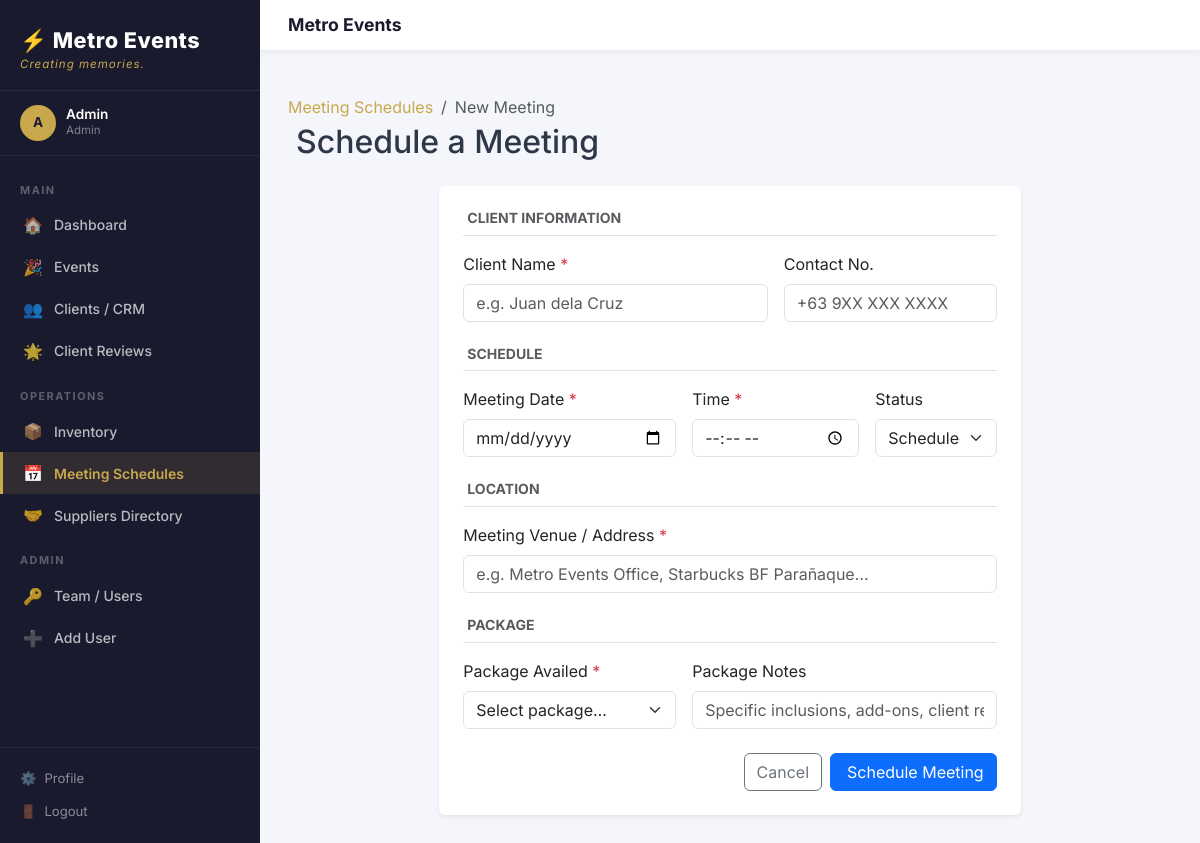
Page /meetings/new (signed in) on the committed database.
### models/user.py (models this page shows, shortened)
class User(UserMixin, db.Model):
    __tablename__ = "users"
    id = db.Column(db.Integer, primary_key=True)
    name = db.Column(db.String(100), nullable=False)
    email = db.Column(db.String(150), unique=True, nullable=False, index=True)
    password_hash = db.Column(db.String(256), nullable=False)
    role = db.Column(
        db.Enum("admin", "coordinator", "designer", "warehouse", "client",
                name="user_roles"),
        nullable=False,
        default="coordinator"
    )
    phone = db.Column(db.String(30))
    avatar_url = db.Column(db.String(300))
    is_active = db.Column(db.Boolean, default=True)
    created_at = db.Column(db.DateTime, default=datetime.utcnow)
    last_login = db.Column(db.DateTime)
    tasks = db.relationship("Task", back_populates="assigned_user",
                            foreign_keys="Task.assigned_to", lazy="dynamic")
    @property
    def is_admin(self) -> bool:
        return self.role == "admin"

### routes/meetings.py (the view, shortened to what this page needs)
@meetings_bp.route("/new", methods=["GET", "POST"])
@login_required
def new():
    try:
        from models.event import Event
        events = Event.query.order_by(Event.id.desc()).all()
    except Exception:
        events = []
    return render_template(
        "meetings/form.html",
        meeting=None,
        packages=PACKAGES,
        status_options=STATUS_OPTIONS,
        events=events,
    )

### models/user.py (called while the page is built)
@login_manager.user_loader
def load_user(user_id: str):
    return db.session.get(User, int(user_id))

### templates/meetings/form.html (shortened to what this page needs)
{% extends "base.html" %}
{% block content %}
<div class="page-header mb-4">
  <nav aria-label="breadcrumb">
    <ol class="breadcrumb mb-1">
      <li class="breadcrumb-item"><a href="{{ url_for('meetings.index') }}">Meeting Schedules</a></li>
      <li class="breadcrumb-item active">
        {% if meeting %}Edit — {{ meeting.client_name }}{% else %}New Meeting{% endif %}
      </li>
    </ol>
  </nav>
  <h2 class="mb-0">
    {% if meeting %}Edit Meeting{% else %}Schedule a Meeting{% endif %}
  </h2>
</div>
<div class="row justify-content-center">
  <div class="col-12 col-lg-8">
    <div class="card border-0 shadow-sm">
      <div class="card-body p-4">
        <form method="POST"
              action="{% if meeting %}{{ url_for('meetings.edit', meeting_id=meeting.id) }}{% else %}{{ url_for('meetings.new') }}{% endif %}">
          <h6 class="text-uppercase text-muted small fw-bold mb-3 border-bottom pb-2">
            Client Information
          </h6>
          <div class="row g-3 mb-4">
            <div class="col-12 col-md-7">
              <label class="form-label">Client Name <span class="text-danger">*</span></label>
              <input type="text" name="client_name" class="form-control"
                     value="{{ meeting.client_name if meeting else '' }}"
                     placeholder="e.g. Juan dela Cruz" required>
            </div>
            <div class="col-12 col-md-5">
              <label class="form-label">Contact No.</label>
              <input type="text" name="contact_no" class="form-control"
                     value="{{ meeting.contact_no if meeting else '' }}"
                     placeholder="+63 9XX XXX XXXX">
            </div>
          </div>
          <h6 class="text-uppercase text-muted small fw-bold mb-3 border-bottom pb-2">
            Schedule
          </h6>
          <div class="row g-3 mb-4">
            <div class="col-12 col-md-5">
              <label class="form-label">Meeting Date <span class="text-danger">*</span></label>
              <input type="date" name="meeting_date" class="form-control"
                     value="{{ meeting.meeting_date.strftime('%Y-%m-%d') if meeting and meeting.meeting_date else '' }}"
                     required>
            </div>
            <div class="col-12 col-md-4">
              <label class="form-label">Time <span class="text-danger">*</span></label>
              <input type="time" name="meeting_time" class="form-control"
                     value="{{ meeting.meeting_time.strftime('%H:%M') if meeting and meeting.meeting_time else '' }}"
                     required>
            </div>
            <div class="col-12 col-md-3">
              <label class="form-label">Status</label>
              <select name="status" class="form-select">
                {% for s in status_options %}
                <option value="{{ s }}"
                  {% if meeting and meeting.status == s %}selected{% elif not meeting and s == 'scheduled' %}selected{% endif %}>
                  {{ s | replace('_', ' ') | title }}
                </option>
                {% endfor %}
              </select>
            </div>
          </div>
          <h6 class="text-uppercase text-muted small fw-bold mb-3 border-bottom pb-2">
            Location
          </h6>
          <div class="mb-4">
            <label class="form-label">Meeting Venue / Address <span class="text-danger">*</span></label>
            <input type="text" name="location" class="form-control"
                   value="{{ meeting.location if meeting else '' }}"
                   placeholder="e.g. Metro Events Office, Starbucks BF Parañaque…" required>
          </div>
          <h6 class="text-uppercase text-muted small fw-bold mb-3 border-bottom pb-2">
            Package
          </h6>
          <div class="row g-3 mb-4">
            <div class="col-12 col-md-5">
              <label class="form-label">Package Availed <span class="text-danger">*</span></label>
              <select name="package_availed" class="form-select" required>
                <option value="" disabled {% if not meeting %}selected{% endif %}>Select package…</option>
              </select>
            </div>
            <div class="col-12 col-md-7">
              <label class="form-label">Package Notes</label>
              <input type="text" name="package_notes" class="form-control"
                     value="{{ meeting.package_notes if meeting else '' }}"
                     placeholder="Specific inclusions, add-ons, client requests…">
            </div>
          </div>
          <div class="d-flex gap-2 justify-content-end">
            <a href="{{ url_for('meetings.index') }}" class="btn btn-outline-secondary">
              Cancel
            </a>
            <button type="submit" class="btn btn-primary">
              {% if meeting %}Save Changes{% else %}Schedule Meeting{% endif %}
            </button>
          </div>
        </form>
      </div>
    </div>
  </div>
</div>
{% endblock %}

### templates/base.html (shortened to what this page needs)
<!DOCTYPE html>
<html lang="en">
<head>
  <link rel="stylesheet" href="https://cdn.jsdelivr.net/npm/bootstrap@5.3.2/dist/css/bootstrap.min.css" />
  <link rel="stylesheet" href="https://cdnjs.cloudflare.com/ajax/libs/font-awesome/6.4.2/css/all.min.css" />
  <link rel="stylesheet" href="{{ url_for('static', filename='css/metro.css') }}" />
</head>
<body>
{% if current_user.is_authenticated %}
<div class="me-layout">
  <aside class="me-sidebar">
    <div class="me-sidebar-logo">
      <div class="brand-name">⚡ {{ APP_NAME }}</div>
      <div class="brand-tag">{{ APP_TAGLINE }}</div>
    </div>
    <div class="me-sidebar-user">
      <div class="me-avatar">{{ current_user.name[0]|upper }}</div>
      <div>
        <div class="user-name">{{ current_user.name }}</div>
        <div class="user-role">{{ current_user.role|title }}</div>
      </div>
    </div>
    <nav class="me-nav">
      {% if current_user.role == 'client' %}
        <div class="me-nav-section">Portal</div>
        <a href="{{ url_for('public.index') }}">
          <span class="nav-icon">🌐</span> Back to Website
        </a>
      {% else %}
        <div class="me-nav-section">Main</div>
        <a href="{{ url_for('dashboard.index') }}" class="{{ 'active' if request.endpoint == 'dashboard.index' }}">
          <span class="nav-icon">🏠</span> Dashboard
        </a>
        <a href="{{ url_for('events.list_events') }}" class="{{ 'active' if request.blueprint == 'events' }}">
          <span class="nav-icon">🎉</span> Events
        </a>
        <a href="{{ url_for('clients.list_clients') }}" class="{{ 'active' if request.blueprint == 'clients' }}">
          <span class="nav-icon">👥</span> Clients / CRM
        </a>
        <a href="{{ url_for('dashboard.manage_reviews') }}" class="{{ 'active' if request.endpoint == 'dashboard.manage_reviews' }}">
          <span class="nav-icon">🌟</span> Client Reviews
        </a>
        <div class="me-nav-section">Operations</div>
        <a href="{{ url_for('inventory.list_items') }}" class="{{ 'active' if request.blueprint == 'inventory' }}">
          <span class="nav-icon">📦</span> Inventory
        </a>
        <a href="{{ url_for('meetings.index') }}" class="{{ 'active' if request.blueprint == 'meetings' }}">
          <span class="nav-icon">📅</span> Meeting Schedules
        </a>
        <a href="{{ url_for('suppliers.list_suppliers') }}" class="{{ 'active' if request.blueprint == 'suppliers' }}">
          <span class="nav-icon">🤝</span> Suppliers Directory
        </a>
        {% if current_user.is_admin %}
        <div class="me-nav-section">Admin</div>
        <a href="{{ url_for('auth.users_list') }}" class="{{ 'active' if request.endpoint == 'auth.users_list' }}">
          <span class="nav-icon">🔑</span> Team / Users
        </a>
        <a href="{{ url_for('auth.register') }}" class="{{ 'active' if request.endpoint == 'auth.register' }}">
          <span class="nav-icon">➕</span> Add User
        </a>
        {% endif %}
      {% endif %}
    </nav>
    <div class="me-sidebar-footer">
      <a href="{{ url_for('auth.profile') }}" class="{{ 'active' if request.endpoint == 'auth.profile' }}"><span>⚙️</span> Profile</a>
      <a href="{{ url_for('auth.logout') }}"><span>🚪</span> Logout</a>
    </div>
  </aside>
  <div class="me-main">
    <header class="me-topbar">
      <div class="d-flex align-items-center gap-3">
        <div>
          <div class="page-title">{% block page_title %}{{ APP_NAME }}{% endblock %}</div>
        </div>
      </div>
    </header>
    <div class="px-4 pt-3">
    </div>
    <main class="me-content">
      {% block content %}{% endblock %}
    </main>
  </div>
</div>
{% else %}
  {% block auth_content %}{% endblock %}
{% endif %}
</body>
</html>

### static/css/metro.css (style rules this page uses)
:root { --me-gold: #C9A84C; --me-gold-light: #E8C97A; --me-dark: #1A1A2E; --me-dark2: #16213E; --me-dark3: #0F3460; --me-sidebar-w: 260px; --me-radius: 10px; --me-shadow: 0 4px 20px rgba(0,0,0,.12); --me-transition: all .22s ease; }
*, *::before, *::after { box-sizing: border-box; }
body { font-family: 'Inter', 'Segoe UI', system-ui, sans-serif; background: #F4F6FB; color: #2D3748; margin: 0; min-height: 100vh; }
a { color: var(--me-gold); text-decoration: none; }
.me-layout { display: flex; min-height: 100vh; }
.me-sidebar { width: var(--me-sidebar-w); background: var(--me-dark); display: flex; flex-direction: column; position: fixed; top: 0; left: 0; bottom: 0; z-index: 1040; transition: var(--me-transition); overflow-y: auto; overflow-x: hidden; }
.me-sidebar-logo { padding: 24px 20px 16px; border-bottom: 1px solid rgba(255,255,255,.08); }
.me-sidebar-logo .brand-name { font-size: 1.35rem; font-weight: 800; color: #fff; letter-spacing: .5px; }
.me-sidebar-logo .brand-tag { font-size: .72rem; color: var(--me-gold); font-style: italic; letter-spacing: 1px; }
.me-sidebar-user { padding: 14px 20px; display: flex; align-items: center; gap: 10px; border-bottom: 1px solid rgba(255,255,255,.06); }
.me-avatar { width: 36px; height: 36px; border-radius: 50%; background: var(--me-gold); color: var(--me-dark); display: flex; align-items: center; justify-content: center; font-weight: 700; font-size: .85rem; flex-shrink: 0; }
.me-sidebar-user .user-name { color: #fff; font-size: .85rem; font-weight: 600; line-height: 1.2; }
.me-sidebar-user .user-role { color: rgba(255,255,255,.45); font-size: .72rem; text-transform: capitalize; }
.me-nav { padding: 10px 0; flex: 1; }
.me-nav-section { padding: 16px 20px 6px; font-size: .68rem; font-weight: 700; color: rgba(255,255,255,.3); letter-spacing: 1.5px; text-transform: uppercase; }
.me-nav a { display: flex; align-items: center; gap: 11px; padding: 9px 20px; color: rgba(255,255,255,.7); font-size: .875rem; font-weight: 500; border-left: 3px solid transparent; transition: var(--me-transition); }
.me-nav a.active { background: rgba(201,168,76,.12); color: var(--me-gold); border-left-color: var(--me-gold); font-weight: 600; }
.me-nav a .nav-icon { font-size: 1rem; width: 20px; text-align: center; flex-shrink: 0; }
.me-sidebar-footer { padding: 14px 20px; border-top: 1px solid rgba(255,255,255,.06); }
.me-sidebar-footer a { color: rgba(255,255,255,.5); font-size: .82rem; display: flex; align-items: center; gap: 8px; padding: 7px 0; transition: var(--me-transition); }
.me-main { margin-left: var(--me-sidebar-w); flex: 1; display: flex; flex-direction: column; min-height: 100vh; }
.me-topbar { background: #fff; padding: 12px 28px; display: flex; align-items: center; justify-content: space-between; border-bottom: 1px solid #E8ECF3; position: sticky; top: 0; z-index: 100; box-shadow: 0 2px 8px rgba(0,0,0,.05); }
.me-topbar .page-title { font-size: 1.1rem; font-weight: 700; color: var(--me-dark); margin: 0; }
.me-content { padding: 28px; flex: 1; }

### rows in the picture
User: name "A", name "Admin", role "Admin"

### other values in the picture
{{ APP_NAME }} "Metro Events"
{{ APP_TAGLINE }} "Creating memories."
form field status "Scheduled"
